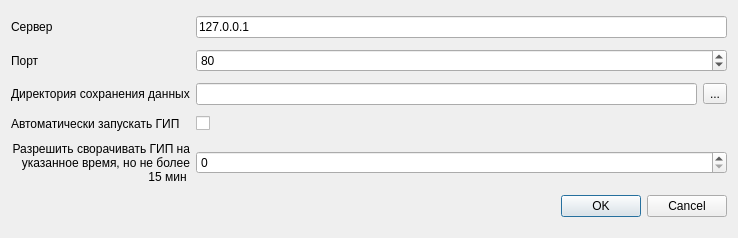
<?xml version="1.0" encoding="UTF-8"?>
<ui version="4.0">
 <class>SettingsDialog</class>
 <widget class="QDialog" name="SettingsDialog">
  <property name="geometry">
   <rect>
    <x>0</x>
    <y>0</y>
    <width>738</width>
    <height>238</height>
   </rect>
  </property>
  <property name="windowTitle">
   <string>Настройки</string>
  </property>
  <layout class="QGridLayout" name="gridLayout">
   <item row="6" column="1" colspan="2">
    <widget class="QDialogButtonBox" name="buttonBox">
     <property name="orientation">
      <enum>Qt::Horizontal</enum>
     </property>
     <property name="standardButtons">
      <set>QDialogButtonBox::Cancel|QDialogButtonBox::Ok</set>
     </property>
     <property name="centerButtons">
      <bool>false</bool>
     </property>
    </widget>
   </item>
   <item row="2" column="1">
    <widget class="QLabel" name="label_2">
     <property name="text">
      <string>Порт</string>
     </property>
    </widget>
   </item>
   <item row="5" column="2">
    <widget class="QSpinBox" name="minimizeTimeout"/>
   </item>
   <item row="0" column="1">
    <widget class="QLabel" name="label">
     <property name="text">
      <string>Сервер</string>
     </property>
    </widget>
   </item>
   <item row="0" column="2">
    <widget class="QLineEdit" name="serverEdit">
     <property name="text">
      <string>127.0.0.1</string>
     </property>
    </widget>
   </item>
   <item row="4" column="2">
    <widget class="QCheckBox" name="autoStartGip">
     <property name="text">
      <string/>
     </property>
    </widget>
   </item>
   <item row="2" column="2">
    <widget class="QSpinBox" name="portEdit">
     <property name="minimum">
      <number>1</number>
     </property>
     <property name="maximum">
      <number>65535</number>
     </property>
     <property name="value">
      <number>80</number>
     </property>
    </widget>
   </item>
   <item row="4" column="1">
    <widget class="QLabel" name="label_3">
     <property name="text">
      <string>Автоматически запускать ГИП </string>
     </property>
    </widget>
   </item>
   <item row="5" column="1">
    <widget class="QLabel" name="label_4">
     <property name="text">
      <string>&lt;html&gt;&lt;head/&gt;&lt;body&gt;&lt;p align=&quot;right&quot;&gt;Разрешить сворачивать ГИП на указанное время, но не более 15 мин &lt;/p&gt;&lt;/body&gt;&lt;/html&gt;</string>
     </property>
     <property name="wordWrap">
      <bool>true</bool>
     </property>
    </widget>
   </item>
   <item row="3" column="1">
    <widget class="QLabel" name="label_5">
     <property name="text">
      <string>Директория сохранения данных</string>
     </property>
    </widget>
   </item>
   <item row="3" column="2">
    <layout class="QHBoxLayout" name="horizontalLayout">
     <item>
      <widget class="QLineEdit" name="storagePath"/>
     </item>
     <item>
      <widget class="QToolButton" name="selectFolder">
       <property name="text">
        <string>...</string>
       </property>
      </widget>
     </item>
    </layout>
   </item>
  </layout>
 </widget>
 <tabstops>
  <tabstop>serverEdit</tabstop>
  <tabstop>portEdit</tabstop>
  <tabstop>autoStartGip</tabstop>
  <tabstop>minimizeTimeout</tabstop>
 </tabstops>
 <resources/>
 <connections>
  <connection>
   <sender>buttonBox</sender>
   <signal>accepted()</signal>
   <receiver>SettingsDialog</receiver>
   <slot>accept()</slot>
   <hints>
    <hint type="sourcelabel">
     <x>248</x>
     <y>254</y>
    </hint>
    <hint type="destinationlabel">
     <x>157</x>
     <y>274</y>
    </hint>
   </hints>
  </connection>
  <connection>
   <sender>buttonBox</sender>
   <signal>rejected()</signal>
   <receiver>SettingsDialog</receiver>
   <slot>reject()</slot>
   <hints>
    <hint type="sourcelabel">
     <x>316</x>
     <y>260</y>
    </hint>
    <hint type="destinationlabel">
     <x>286</x>
     <y>274</y>
    </hint>
   </hints>
  </connection>
 </connections>
</ui>
